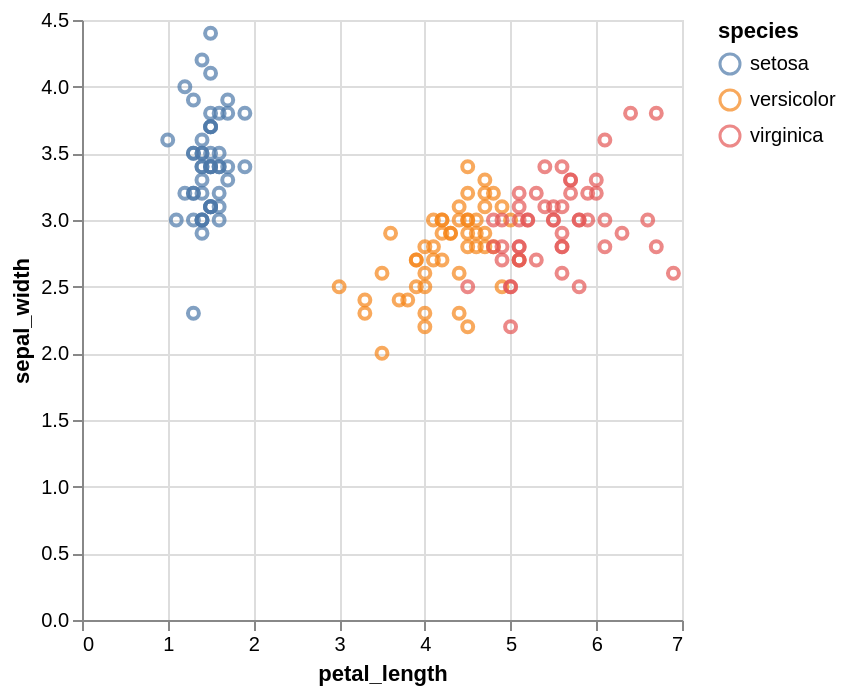

The cell this chart's notebook holds for it:
### Markdown cell above
Altair is interactive

### Code cell
import altair as alt

iris = px.data.iris()

alt.Chart(iris).mark_point().encode(
    x='petal_length',
    y='sepal_width',
    color='species'
).interactive()

### Figure 1 — Vega-Lite specification as saved in the notebook (floating-point values rounded to 4 significant figures; data arrays with more than 128 entries replaced by an {"elided": "..."} marker saying what was removed)
{"config": {"view": {"continuousWidth": 300, "continuousHeight": 300}}, "data": {"name": "data-364c1c0fa2f6c231ec0f856348bf7ee7"}, "mark": {"type": "point"}, "encoding": {"color": {"field": "species", "type": "nominal"}, "x": {"field": "petal_length", "type": "quantitative"}, "y": {"field": "sepal_width", "type": "quantitative"}}, "params": [{"name": "param_1e9efca18e7a2868", "select": {"type": "interval", "encodings": ["x", "y"]}, "bind": "scales"}], "$schema": "https://vega.github.io/schema/vega-lite/v6.1.0.json", "datasets": {"data-364c1c0fa2f6c231ec0f856348bf7ee7": {"elided": "150 records"}}}
